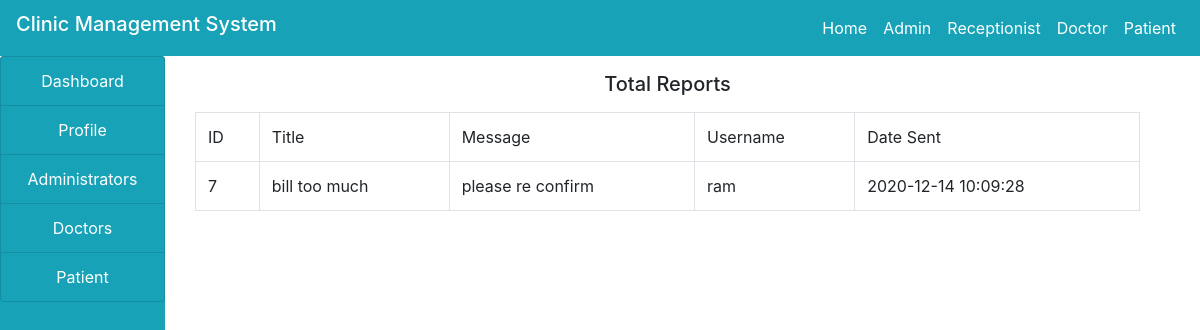
Page /admin/report.php on the committed database.
### tables this page shows
CREATE TABLE `report` (
  `id` int(100) NOT NULL,
  `title` varchar(100) NOT NULL,
  `message` varchar(100) NOT NULL,
  `username` varchar(100) NOT NULL,
  `date_sent` varchar(100) NOT NULL
);

### admin/report.php (the view, shortened to what this page needs)
<!DOCTYPE html>
<html>
<head>
</head>
<body>
	<?php
		include("../include/header.php");
		include("../include/connection.php");
	?>
<div class="container-fluid">
		<div class="col-md-12">
			<div class="row">
				<div class="col-md-2" style="margin-left: -30px;">
					<?php
					include("sidenav.php");
					?>
				</div>
				<div class="col-md-10">
					<h5 class="text-center my-3">Total Reports</h5>
					<?php
						$query=" SELECT * FROM report";
						$res= mysqli_query($connect,$query);
						$output="";
						$output .="
						<table class='table table-bordered'
							<tr>
					 			<td>ID</td>
								<td>Title</td>
								  <td>Message</td>
								    <td>Username</td>
								    <td>Date Sent</td>
								</tr>
						";
while($row=mysqli_fetch_array($res))
{
$output .= "
<tr>
<td>".$row['id']."</td>
<td>".$row['title']."</td>
<td>".$row['message']."</td>
<td>".$row['username']."</td>
<td>".$row['date_sent']."</td>
";
}
$output .="
</tr>
</table>
";
echo $output;
					 ?>
				</div>
			</div>
		</div>
	</div>
</body>
</html>

### rows in the picture
report: id "7", title "bill too much", message "please re confirm", username "ram", date_sent "2020-12-14 10:09:28"
